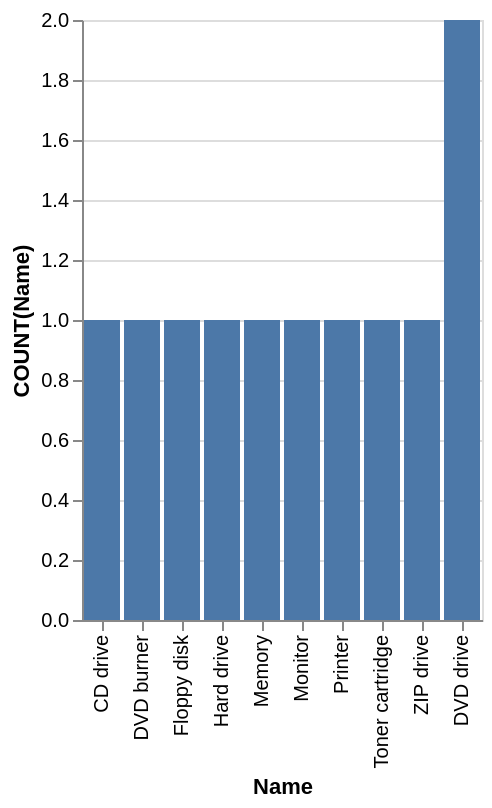

Vega-Lite specification stored for this chart:
### Vega-Lite specification from a JSON file in a GitHub repository (floating-point values rounded to 4 significant figures)
{"data": {"values": [{"x_data": "CD drive", "y_data": 1}, {"x_data": "DVD burner", "y_data": 1}, {"x_data": "Floppy disk", "y_data": 1}, {"x_data": "Hard drive", "y_data": 1}, {"x_data": "Memory", "y_data": 1}, {"x_data": "Monitor", "y_data": 1}, {"x_data": "Printer", "y_data": 1}, {"x_data": "Toner cartridge", "y_data": 1}, {"x_data": "ZIP drive", "y_data": 1}, {"x_data": "DVD drive", "y_data": 2}]}, "mark": "bar", "encoding": {"x": {"field": "x_data", "type": "nominal", "title": "Name", "sort": {"op": "sum", "field": "y_data", "order": "ascending"}}, "y": {"field": "y_data", "type": "quantitative", "title": "COUNT(Name)"}}}
